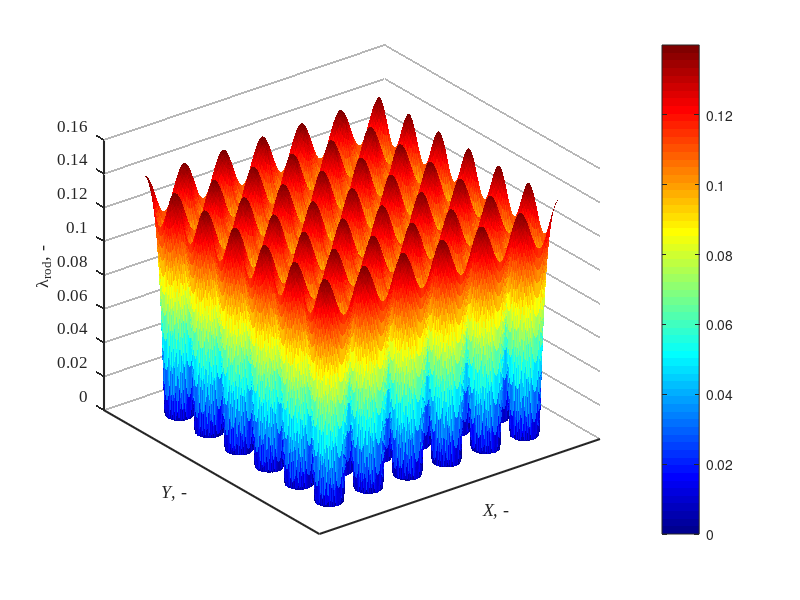
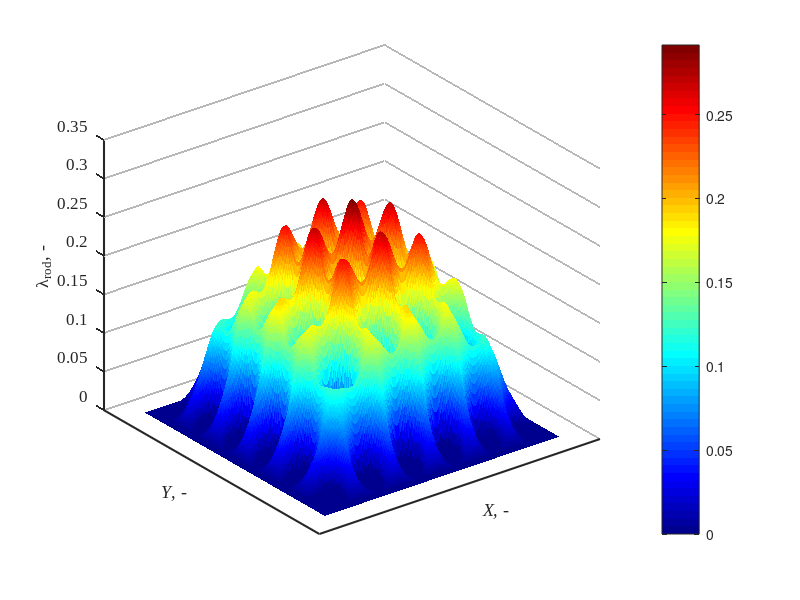
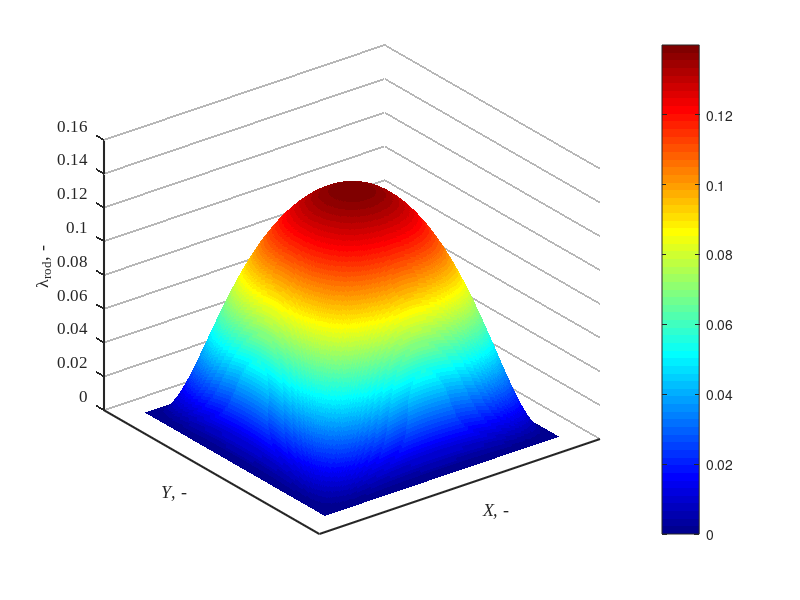

These figures' MATLAB source, in order: (Note: this script raises an error after producing the figures.)
clc; clear; close all;
% ================== 计算混合长度 (lm) 的分布 ==================
% Set parameters
C1 = 0.14;  
C2 = 0.08; 
C3 = 0.06;  
C4 = 26;
D = 0.01;  % Rod diameter (m)
P = 0.0167;% Rod bundle pitch (m)
R = D / 2; % Rod radius
m = 1/29.2;
Re_values= [7268.072,10884.969, 13055.358, 15961.487,20309.744];

Re_t_values = 1.35 .* 0.4 .* Re_values./log(Re_values)/2;
decay_factor = Re_t_values(4) / C4;
channel_width = 0.1;
channel_height = 0.1;

% Set up computational grid (-3P, 3P) to ensure all rods are included
Nx = 300; 
Ny = 300;
x = linspace(-3*P, 3*P, Nx);
y = linspace(-3*P, 3*P, Ny);
[X, Y] = meshgrid(x, y);

% Calculate rod center positions, aligning the center to (0,0)
num_rows = 6; % 6x6 rod bundle
num_cols = 6;
dx = P; 
dy = P;

x_centers = ((1:num_cols) - (num_cols + 1) / 2) * dx;
y_centers = ((1:num_rows) - (num_rows + 1) / 2) * dy;
[Xc, Yc] = meshgrid(x_centers, y_centers);
rod_centers = [Xc(:), Yc(:)];

% Compute the distance to the nearest rod center
min_distances = inf(size(X));
for k = 1:size(rod_centers, 1)
    distances = sqrt((X - rod_centers(k,1)).^2 + (Y - rod_centers(k,2)).^2);
    min_distances = min(min_distances, distances);
end

% Compute the mixing length (lm), setting regions with lm < R to NaN
lm = zeros(size(X));
idx_core = (min_distances >= R);
lm(idx_core) = (C1 - C2 * (1 - (-R + min_distances(idx_core)) / (max(min_distances(:)) - R)).^2 ...
                - C3 * (1 - (-R + min_distances(idx_core)) / (max(min_distances(:)) - R)).^4) ...
                .* (1 - exp(decay_factor * ((R - min_distances(idx_core)) / (max(min_distances(:)) - R))));

 
% 通道尺寸和幂律参数
W = 6 * P;  % 这里选择流道宽度为 6P，与混合长度网格对齐
H = 6 * P;  % 同理

% 为了配合混合长度计算的 X, Y 网格，重新归一化坐标
r_x = abs(X) / (W/2);
r_y = abs(Y) / (H/2);

% 通道幂律分布（使用均匀最大值归一化）
% U_channel_x = 0.14*(1-4/7*(r_x).^2-3/7*(r_x).^4).*(1-exp(-Re_t_values(1).*(1-r_x)/C4))/(W/2);
% U_channel_y = 0.14*(1-4/7*(r_y).^2-3/7*(r_y).^4).*(1-exp(-Re_t_values(1).*(1-r_y)/C4))/(W/2);
% 
% U_channel =( U_channel_x.^(-20) + U_channel_y.^(-20)).^(-1/20);


U_channel_x = (1-4/7*(r_x).^2-3/7*(r_x).^4).*(1-exp(-Re_t_values(1).*(1-r_x)/C4));
U_channel_y = (1-4/7*(r_y).^2-3/7*(r_y).^4).*(1-exp(-Re_t_values(1).*(1-r_y)/C4));

U_channel =0.14*( U_channel_x.* U_channel_y);

U_channel(U_channel < 0) = 0;
U_original = U_channel;
% ========= 面积平均速度（缩放前） =========
dx = W / (Nx - 1);
dy = H / (Ny - 1);
dA = dx * dy;
total_area = W * H;
U_avg_original = sum(U_original(:) * dA) / total_area;
% ========= 缩放以归一化平均速度为 1 =========
scale_factor = 1 / U_avg_original;
U_scaled = U_original * scale_factor;
% ========= 缩放后再计算一次平均值以验证 =========
U_avg_scaled = sum(U_scaled(:) * dA) / total_area;           
            
            
                     
% 可视化混合长度 lm 分布
figure;
surf(X, Y, lm,  'EdgeColor', 'none'); 
colorbar;
colormap(jet);
xlabel('\it{X}, -', 'FontName', 'Times New Roman', 'FontSize', 12);
ylabel('\it{Y}, -', 'FontName', 'Times New Roman', 'FontSize', 12);
zlabel('\lambda_{rod}, -', 'Interpreter', 'tex', 'FontName', 'Times New Roman', 'FontSize', 12);
% 设置坐标轴属性
set(gca, ...
    'FontName', 'Times New Roman', ...
    'FontSize', 12, ...
    'LineWidth', 3, ...               % 坐标轴刻度线加粗
    'GridLineStyle', '-', ...
    'GridAlpha', 0.4, ...
    'GridColor', [0.3 0.3 0.3], ...
    'LineWidth', 1.5);                  % 网格线加粗
grid on;
xticks(-1:0.4:1);
yticks(-1:0.4:1);


% 可视化混合长度 lm 分布
figure;
surf(X, Y, lm.* U_scaled,  'EdgeColor', 'none'); 
AAA=lm.* U_scaled;
XX=X(:);
YY=Y(:);
ZZ=(AAA(:));
colorbar;
colormap(jet);
xlabel('\it{X}, -', 'FontName', 'Times New Roman', 'FontSize', 12);
ylabel('\it{Y}, -', 'FontName', 'Times New Roman', 'FontSize', 12);
zlabel('\lambda_{rod}, -', 'Interpreter', 'tex', 'FontName', 'Times New Roman', 'FontSize', 12);
% 设置坐标轴属性
set(gca, ...
    'FontName', 'Times New Roman', ...
    'FontSize', 12, ...
    'LineWidth', 3, ...               % 坐标轴刻度线加粗
    'GridLineStyle', '-', ...
    'GridAlpha', 0.4, ...
    'GridColor', [0.3 0.3 0.3], ...
    'LineWidth', 1.5);                  % 网格线加粗
grid on;
xticks(-1:0.4:1);
yticks(-1:0.4:1);


% 可视化混合长度 lm 分布
figure;
surf(X, Y, U_channel,  'EdgeColor', 'none'); 

colorbar;
colormap(jet);
xlabel('\it{X}, -', 'FontName', 'Times New Roman', 'FontSize', 12);
ylabel('\it{Y}, -', 'FontName', 'Times New Roman', 'FontSize', 12);
zlabel('\lambda_{rod}, -', 'Interpreter', 'tex', 'FontName', 'Times New Roman', 'FontSize', 12);
% 设置坐标轴属性
set(gca, ...
    'FontName', 'Times New Roman', ...
    'FontSize', 12, ...
    'LineWidth', 3, ...               % 坐标轴刻度线加粗
    'GridLineStyle', '-', ...
    'GridAlpha', 0.4, ...
    'GridColor', [0.3 0.3 0.3], ...
    'LineWidth', 1.5);                  % 网格线加粗
grid on;
xticks(-1:0.4:1);
yticks(-1:0.4:1);



Across = (100^2-(36*pi*(D/2)^2))/4;

% **读取并处理流场数据**
data = [
0	0	1.3157788744721
0	8.3333	1.28150498910915
0	25	1.21517117223561
0	16.6666666666667	1.27225753857891
-8.33333333333333	16.6666666666667	1.20737254930127
-16.6666666666667	16.6666666666667	1.21741400728532
-16.6667	25	1.19363302832612
8.33333333333333	16.6666666666667	1.18724833863244
16.6666666666667	16.6666666666667	1.19981239385144
16.6667	25	1.19305975903111
16.6667	41.6667	1.14269563124375
0	33.3333333333333	1.25527811331408
-8.33333333333333	33.3333333333333	1.19706370329333
-16.6666666666667	33.3333333333333	1.22026377974166
-25	33.3333333333333	1.18409995709111
-33.3333333333333	33.3333333333333	1.19462538680417
8.33333333333333	33.3333333333333	1.17744340279046
16.6666666666667	33.3333333333333	1.19660715160325
25	33.3333333333333	1.19082893136763
33.3333333333333	33.3333333333333	1.17398172253408
33.3333	41.6667	1.14496847346418
0	41.6667	1.17399165351035
-16.6667	41.6667	1.1407653732544
-33.3333	41.6667	1.1317058433363
0	48.335	1.20212446073426
-8.33333333333333	48.335	1.11777303308902
-16.6666666666667	48.335	1.17990097101792
-25	48.335	1.13861006160721
-33.3333333333333	48.335	1.17825137965713
-41.6666666666667	48.335	1.08384054703005
8.33333333333333	48.335	1.12444891107579
16.6666666666667	48.335	1.16417402213646
25	48.335	1.14538593865467
33.3333333333333	48.335	1.1599233083827
41.6666666666667	48.335	1.07858535719249
-48.335	48.335	1.10378878645276
48.335	48.335	1.11895367911525];

x = data(:,1);
y = data(:,2);
v = data(:,3);

% 生成对称点
x_full = [x; -x; x; -x; y; -y; y; -y];
y_full = [y; y; -y; -y; x; x; -x; -x];
v_full = [v; v; v; v; v; v; v; v];

% 去重
[unique_points, ~, idx] = unique([x_full, y_full], 'rows');
v_avg = accumarray(idx, v_full, [], @mean);

% 插值网格
[Xq, Yq] = meshgrid(linspace(-50, 50, 100), linspace(-50, 50, 100));
Vq = griddata(unique_points(:,1), unique_points(:,2), v_avg, Xq, Yq, 'cubic');
Z_min = min(Vq(:));


% 图1：原始散点
figure;
scatter(x, y, 50, v, 'filled');
colorbar;
xlabel('X (mm)'); ylabel('Y (mm)');
title('排序前的1/4流场');
for j = 1:length(x)
    text(x(j), y(j), num2str(v(j), '%.2f'), 'FontSize', 8, 'Color', 'k', ...
        'HorizontalAlignment', 'left', 'VerticalAlignment', 'bottom');
end
grid on; view(-90, 90); colormap('jet');

% 图2：排序后
sortedData = sortrows([data(:,1), data(:,2), data(:,3)], [-2, -1]);
x_sorted = sortedData(:,1); y_sorted = sortedData(:,2); v_sorted = sortedData(:,3);
figure;
scatter(x_sorted, y_sorted, 50, v_sorted, 'filled');
colorbar;
xlabel('Y (mm)'); ylabel('X (mm)');
title('排序后的1/4流场');
grid on; view(-90, 90); colormap('jet');
for i = 1:length(x_sorted)
    text(x_sorted(i), y_sorted(i),sprintf('%.2f', v_sorted(i)), 'FontSize', 8, 'Color', 'k', ...
        'HorizontalAlignment', 'left', 'VerticalAlignment', 'bottom');
end

% 图3：完整对称流场（实验点）
figure;
scatter(unique_points(:,1), unique_points(:,2), 50, v_avg, 'filled');
colorbar;
xlabel('X (mm)'); ylabel('Y (mm)');
title('完整的流场数据分布（去重后）');
grid on; axis equal; colormap('jet');
XY_target=unique_points;

% 提取 X 与 Y 网格中的间距（确保插值有效）
x_range = linspace(-3*P, 3*P, Nx)*1000;
y_range = linspace(-3*P, 3*P, Ny)*1000;

% 插值计算目标点处的 AAA 值
AAA_values = interp2(X*1000, Y*1000, AAA, x, y, 'linear');


U_s=[0	0	0.00951343187496647
0	8.3333	0.0088213948956265
0	25	0.00944029690930481
		
		
		
		
0	16.6666666666667	0.00985084243733325
-8.33333333333333	16.6666666666667	0.00946887593639638
-16.6666666666667	16.6666666666667	0.00951562228846946
-16.6667	25	0.00957835345982202
		
8.33333333333333	16.6666666666667	0.0100720088197578
16.6666666666667	16.6666666666667	0.00928569827412681
16.6667	25	0.00985762035432231
16.6667	41.6667	0.010001159466738
0	33.3333333333333	0.00978005586317205
-8.33333333333333	33.3333333333333	0.0102082112829169
-16.6666666666667	33.3333333333333	0.00884178928139268
-25	33.3333333333333	0.00991363769922276
-33.3333333333333	33.3333333333333	0.0103529066069967
		
8.33333333333333	33.3333333333333	0.00963200642717537
16.6666666666667	33.3333333333333	0.00934603827633057
25	33.3333333333333	0.00933890741047756
33.3333333333333	33.3333333333333	0.00856115875664709
33.3333	41.6667	0.00991988989172502
		
		
		
		
		
		
		
		
		
		
		
		
		
		
0	41.6667	0.0108499919393123
-16.6667	41.6667	0.0095671696209854
-33.3333	41.6667	0.00967308960275314
0	48.335	0.00993981513009846
-8.33333333333333	48.335	0.0113355567545974
-16.6666666666667	48.335	0.0108010408408607
-25	48.335	0.0111829539251209
-33.3333333333333	48.335	0.0103659719653039
-41.6666666666667	48.335	0.0111376536860511
		
8.33333333333333	48.335	0.0104608905856307
16.6666666666667	48.335	0.0105779917708198
25	48.335	0.0103591341633805
33.3333333333333	48.335	0.0103323267450432
41.6666666666667	48.335	0.0109527685312656
-48.335	48.335	0.011108234946207
48.335	48.335	0.010246259458897];
% 载入数据

Eddy_frequcy = U_s(:,3)./ (AAA_values * 0.1);
min(Eddy_frequcy(:))
max(Eddy_frequcy(:))

